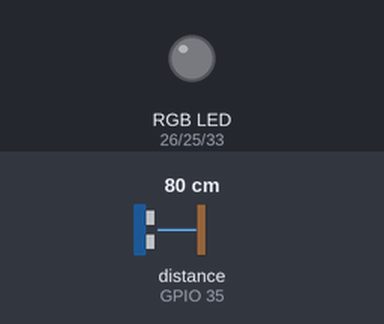
Bench run of a sketch on a simulated ESP32. Shown: an RGB LED mixed from three pins (HIGH = lit). Inputs (shaded band) come from the test bench; at power-on: distance to the obstacle (sensor on GPIO 35) 80 cm. The echo pulse lasts 58.3 µs per cm; WiFi joins after 1.5 s; servers stay silent unless stated; no MQTT or app messages arrive unless stated; pins used as bus, display or sensor lines are not drawn; what the sketch prints to the serial monitor is not drawn.

Above: at 2.7 s.
2.8 s: distance to the obstacle (sensor on GPIO 35) set to 54 cm
At 6.2 s:
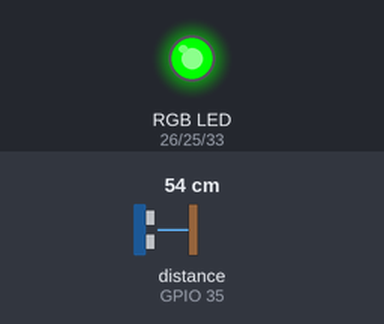
6.5 s: distance to the obstacle (sensor on GPIO 35) set to 46 cm
At 10.7 s:
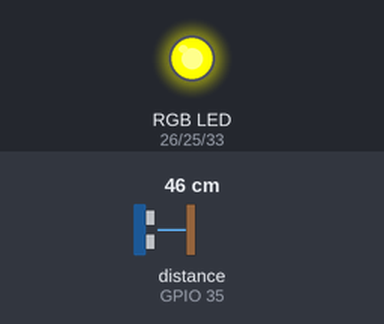
11.6 s: distance to the obstacle (sensor on GPIO 35) set to 22 cm
16.4 s: distance to the obstacle (sensor on GPIO 35) set to 19 cm
At 21.3 s:
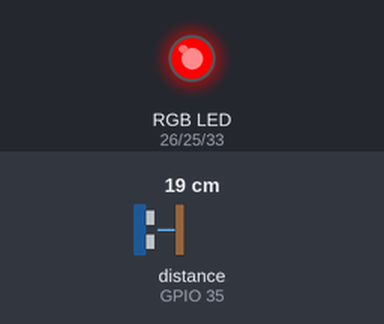
21.7 s: distance to the obstacle (sensor on GPIO 35) set to 4 cm
26.5 s: distance to the obstacle (sensor on GPIO 35) set to 2 cm
At 31.8 s:
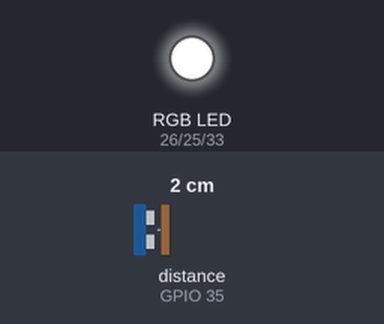
Timing chart, 0 to 32.9 s (numbered marks = the images above; inputs shaded):
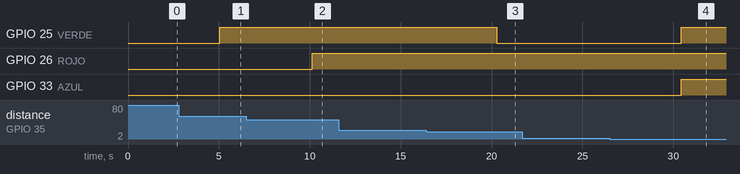

Measured:
- the behaviour switches between 51 and 50 cm on distance to the obstacle (sensor on GPIO 35) (found by bisection; images 1 and 2)
- the behaviour switches between 21 and 20 cm on distance to the obstacle (sensor on GPIO 35) (found by bisection; images 2 and 3)
- the behaviour switches between 3 and 2 cm on distance to the obstacle (sensor on GPIO 35) (found by bisection; images 3 and 4)
- after the input at 6.5 s, GPIO 26 (ROJO): LOW → HIGH after 3.6 s
- after the input at 11.6 s, every drawn part: stays the same
- after the input at 16.4 s, GPIO 25 (VERDE): HIGH → LOW after 3.9 s
- after the input at 21.7 s, every drawn part: stays the same
- after the input at 26.5 s, GPIO 25 (VERDE), GPIO 33 (AZUL): LOW → HIGH after 3.9 s

The sketch:

ultrasonico_ledRGB_adafrut.ino
```cpp
#include <WiFi.h>
#include <Adafruit_MQTT.h>
#include <Adafruit_MQTT_Client.h>
#include <string.h>

// Wi-Fi
#define WLAN_SSID "Guillermo Rivas"
#define WLAN_PASS "enmanuel5forever"

// Adafruit IO
#define AIO_SERVER "io.adafruit.com"
#define AIO_SERVERPORT 1883
#define AIO_USERNAME "gisgis"
#define AIO_KEY "aio_NsXo19vHl1bv2tHIEPxrVfv7mWwV"

// Pines del sensor ultrasónico
#define TRIG_PIN 32
#define ECHO_PIN 35

// Pines del LED RGB
const int ROJO = 26;
const int VERDE = 25;
const int AZUL = 33;

// Cliente MQTT
WiFiClient client;

Adafruit_MQTT_Client mqtt(
  &client,
  AIO_SERVER,
  AIO_SERVERPORT,
  AIO_USERNAME,
  AIO_KEY
);

// Feeds de Adafruit IO
Adafruit_MQTT_Publish feedDistancia(
  &mqtt, AIO_USERNAME "/feeds/distancia"
);

Adafruit_MQTT_Subscribe feedBoton(
  &mqtt, AIO_USERNAME "/feeds/interruptor"
);

// Variables
float distancia = -1;
unsigned long ultimoPublicar = 0;
bool ledEncendido = true;

// =====================================================
// FUNCIONES
// =====================================================

// Conectar al Wi-Fi
void conectarWiFi() {
  WiFi.begin(WLAN_SSID, WLAN_PASS);

  Serial.print("Conectando al Wi-Fi");

  while (WiFi.status() != WL_CONNECTED) {
    delay(500);
    Serial.print(".");
  }

  Serial.println();
  Serial.println("Wi-Fi conectado");
  Serial.print("Direccion IP: ");
  Serial.println(WiFi.localIP());
}

// Conectar a Adafruit IO
void conectarMQTT() {
  if (mqtt.connected()) {
    return;
  }

  Serial.println("Conectando a Adafruit IO...");

  int8_t resultado;

  while ((resultado = mqtt.connect()) != 0) {
    Serial.println(mqtt.connectErrorString(resultado));

    mqtt.disconnect();

    Serial.println("Reintentando en 5 segundos");
    delay(5000);
  }

  // Suscribirse al feed del boton
  mqtt.subscribe(&feedBoton);

  Serial.println("Conectado a Adafruit IO");
}

// Controlar los colores del LED RGB
void color(int r, int v, int a) {
  analogWrite(ROJO, r);
  analogWrite(VERDE, v);
  analogWrite(AZUL, a);
}

// Elegir el color segun la distancia
void actualizarLED() {
  // El boton tiene prioridad sobre el sensor
  if (!ledEncendido) {
    color(0, 0, 0);
  }
  else if (distancia < 0) {
    color(255, 255, 255);  // Blanco: sin lectura valida
  }
  else if (distancia <= 20) {
    color(255, 0, 0);      // Rojo: objeto cerca
  }
  else if (distancia <= 50) {
    color(255, 255, 0);    // Amarillo: distancia intermedia
  }
  else {
    color(0, 255, 0);      // Verde: objeto alejado
  }
}

// Callback del boton de Adafruit IO
void interruptorCallback(char *data, uint16_t len) {
  // Copiar el mensaje para asegurarnos de que termine en cero
  char orden[16];

  size_t cantidad = len < sizeof(orden) - 1
                    ? len
                    : sizeof(orden) - 1;

  memcpy(orden, data, cantidad);
  orden[cantidad] = '\0';

  Serial.print("--> Mensaje recibido desde Adafruit: ");
  Serial.println(orden);

  // Si recibimos ON, permitir que el RGB se encienda
  if (strcmp(orden, "ON") == 0) {
    ledEncendido = true;
    actualizarLED();

    Serial.println("LED RGB ENCENDIDO");
  }

  // Si recibimos OFF, apagar el RGB
  else if (strcmp(orden, "OFF") == 0) {
    ledEncendido = false;
    actualizarLED();

    Serial.println("LED RGB APAGADO");
  }
}

// Leer la distancia con el HC-SR04
float leerDistancia() {
  digitalWrite(TRIG_PIN, LOW);
  delayMicroseconds(2);

  digitalWrite(TRIG_PIN, HIGH);
  delayMicroseconds(10);

  digitalWrite(TRIG_PIN, LOW);

  long duracion = pulseIn(ECHO_PIN, HIGH, 30000);

  if (duracion == 0) {
    return -1;
  }

  float cm = (0.0343 * duracion) / 2;

  if (cm < 2 || cm > 100) {
    return -1;
  }

  return cm;
}

// =====================================================
// SETUP
// =====================================================

void setup() {
  Serial.begin(115200);

  // Configurar el sensor ultrasónico
  pinMode(TRIG_PIN, OUTPUT);
  pinMode(ECHO_PIN, INPUT);

  // Configurar el LED RGB
  pinMode(ROJO, OUTPUT);
  pinMode(VERDE, OUTPUT);
  pinMode(AZUL, OUTPUT);

  // Apagar el LED al comenzar
  color(0, 0, 0);

  // Conectar al Wi-Fi
  conectarWiFi();

  // Configurar el callback del boton
  feedBoton.setCallback(interruptorCallback);

  // Conectar a Adafruit IO
  conectarMQTT();
}

// =====================================================
// LOOP
// =====================================================

void loop() {
  // Mantener la conexion MQTT
  conectarMQTT();

  // Procesar mensajes recibidos de Adafruit IO
  mqtt.processPackets(100);

  // Comprobar la conexion MQTT
  if (mqtt.connected() && !mqtt.ping()) {
    mqtt.disconnect();
  }

  // Medir y publicar cada 5 segundos
  if (millis() - ultimoPublicar >= 5000) {
    ultimoPublicar = millis();

    distancia = leerDistancia();

    if (distancia > 0) {
      Serial.print("Distancia: ");
      Serial.print(distancia, 1);
      Serial.println(" cm");

      if (feedDistancia.publish(distancia)) {
        Serial.println("Distancia publicada en Adafruit IO");
      }
      else {
        Serial.println("Error al publicar");
      }
    }
    else {
      Serial.println(
        "No se detecto eco o la distancia esta fuera del rango"
      );
    }

    // Actualizar el RGB segun la distancia
    // Si el boton esta en OFF, permanecera apagado
    actualizarLED();
  }
}
```
